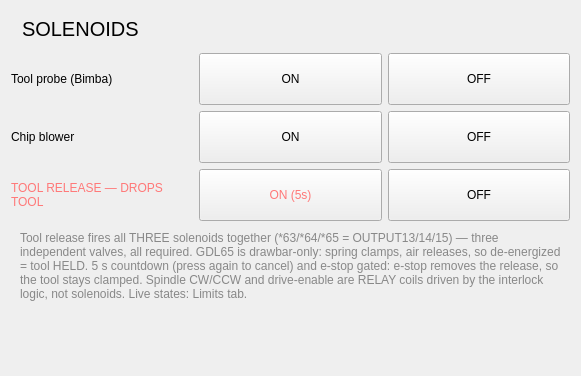
<?xml version="1.0" encoding="UTF-8"?>
<!-- SOLENOIDS: individual on/off for the three real air solenoids.
       tool probe   M64/M65 P3 -> digital-out-03 -> *61 -> NVZ3120 -> Bimba deploy
       chip blower  M64/M65 P4 -> digital-out-04 -> *55 -> R9 -> blow-off solenoid
       tool release M64/M65 P0 -> digital-out-00 -> *63/*64/*65 (BIGGREEN)
     Tool release ALWAYS runs a 5 s countdown in the handler, and is e-stop gated
     in ned5_iron.hal (toolrel.permit). -->
<ui version="4.0">
 <class>pageSolenoids</class>
 <widget class="QWidget" name="pageSolenoids">
  <layout class="QVBoxLayout" name="solLayout">
   <item>
    <widget class="QLabel" name="sol_hdr">
     <property name="text"><string>SOLENOIDS</string></property>
     <property name="styleSheet"><string notr="true">font: 75 15pt; padding: 6px;</string></property>
    </widget>
   </item>
   <item>
    <layout class="QGridLayout" name="solGrid">
     <item row="0" column="0"><widget class="QLabel" name="sol_lbl_ts"><property name="text"><string>Tool probe (Bimba)</string></property></widget></item>
     <item row="0" column="1">
      <widget class="QPushButton" name="btn_sol_ts_on">
       <property name="minimumSize"><size><width>90</width><height>52</height></size></property>
       <property name="text"><string>ON</string></property>
      </widget>
     </item>
     <item row="0" column="2">
      <widget class="QPushButton" name="btn_sol_ts_off">
       <property name="minimumSize"><size><width>90</width><height>52</height></size></property>
       <property name="text"><string>OFF</string></property>
      </widget>
     </item>
     <item row="1" column="0"><widget class="QLabel" name="sol_lbl_blow"><property name="text"><string>Chip blower</string></property></widget></item>
     <item row="1" column="1">
      <widget class="QPushButton" name="btn_sol_blow_on">
       <property name="minimumSize"><size><width>90</width><height>52</height></size></property>
       <property name="text"><string>ON</string></property>
      </widget>
     </item>
     <item row="1" column="2">
      <widget class="QPushButton" name="btn_sol_blow_off">
       <property name="minimumSize"><size><width>90</width><height>52</height></size></property>
       <property name="text"><string>OFF</string></property>
      </widget>
     </item>
     <item row="2" column="0">
      <widget class="QLabel" name="sol_lbl_trel">
       <property name="wordWrap"><bool>true</bool></property>
       <property name="text"><string>TOOL RELEASE — DROPS TOOL</string></property>
       <property name="styleSheet"><string notr="true">color: rgb(255,120,120);</string></property>
      </widget>
     </item>
     <item row="2" column="1">
      <widget class="QPushButton" name="btn_sol_trel_on">
       <property name="minimumSize"><size><width>90</width><height>52</height></size></property>
       <property name="text"><string>ON (5s)</string></property>
       <property name="styleSheet"><string notr="true">color: rgb(255,120,120);</string></property>
      </widget>
     </item>
     <item row="2" column="2">
      <widget class="QPushButton" name="btn_sol_trel_off">
       <property name="minimumSize"><size><width>90</width><height>52</height></size></property>
       <property name="text"><string>OFF</string></property>
      </widget>
     </item>
    </layout>
   </item>
   <item>
    <widget class="QLabel" name="sol_note">
     <property name="wordWrap"><bool>true</bool></property>
     <property name="text"><string>Tool release fires all THREE solenoids together (*63/*64/*65 = OUTPUT13/14/15) — three independent valves, all required. GDL65 is drawbar-only: spring clamps, air releases, so de-energized = tool HELD. 5 s countdown (press again to cancel) and e-stop gated: e-stop removes the release, so the tool stays clamped. Spindle CW/CCW and drive-enable are RELAY coils driven by the interlock logic, not solenoids. Live states: Limits tab.</string></property>
     <property name="styleSheet"><string notr="true">color: #888; font: 9pt; padding: 4px 6px;</string></property>
    </widget>
   </item>
   <item>
    <spacer name="solSpacer">
     <property name="orientation"><enum>Qt::Vertical</enum></property>
     <property name="sizeHint" stdset="0"><size><width>10</width><height>60</height></size></property>
    </spacer>
   </item>
  </layout>
 </widget>
 <customwidgets>
  <customwidget><class>ActionButton</class><extends>QPushButton</extends><header>qtvcp.widgets.action_button</header></customwidget>
 </customwidgets>
 <resources/>
 <connections/>
</ui>
